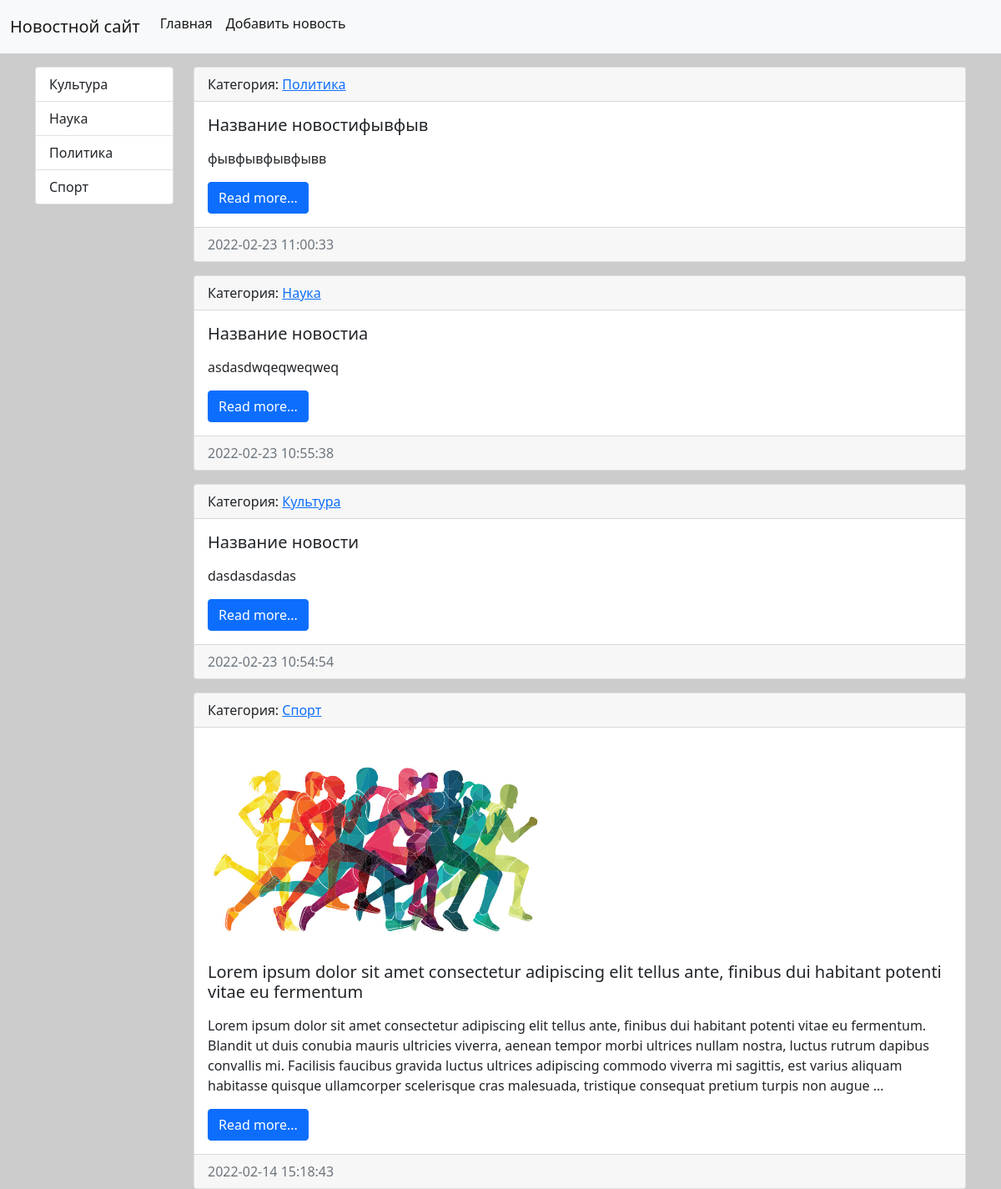
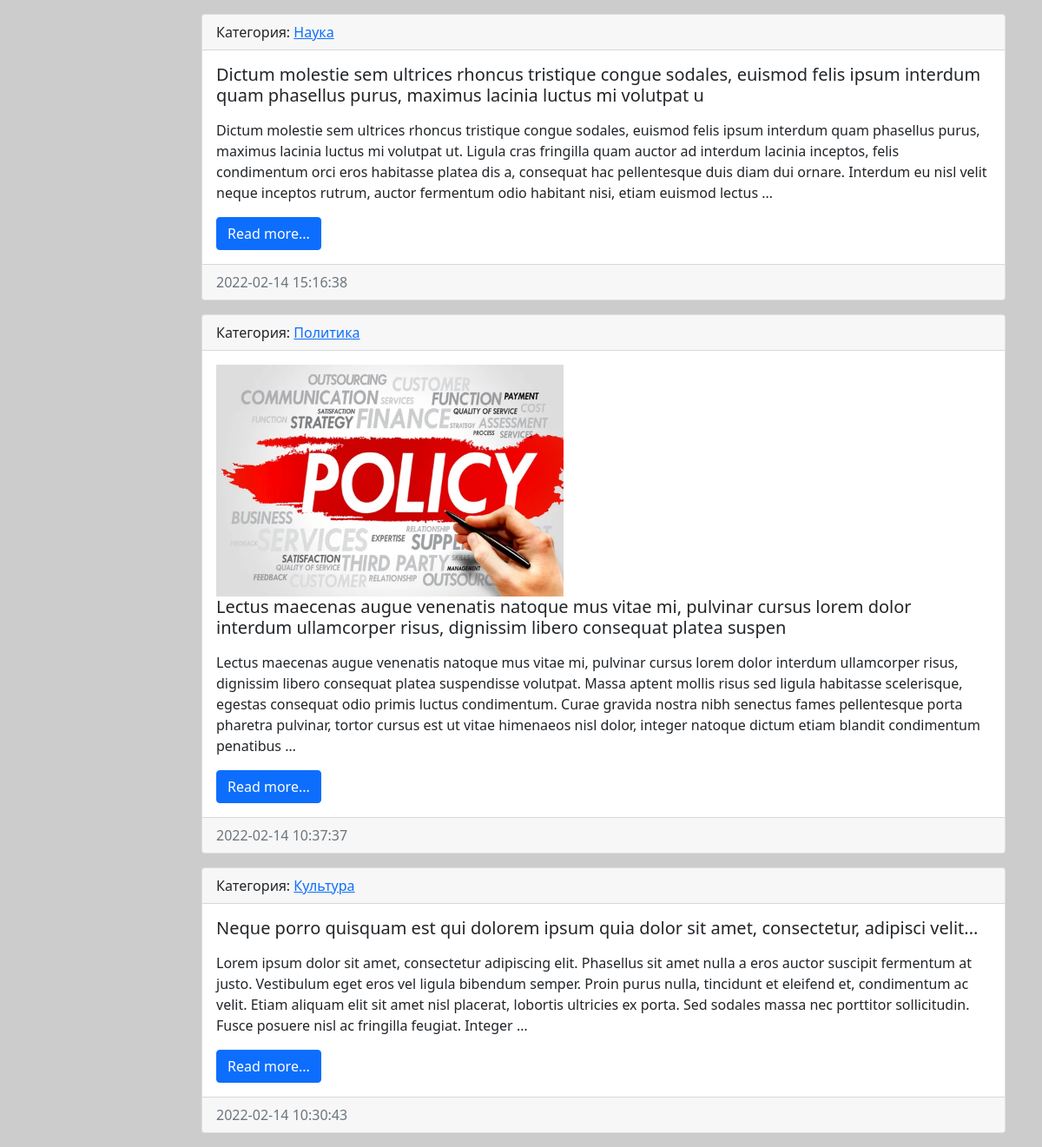
The page / on the database its author committed (2 pictures, top to bottom).
### news/models.py (models this page shows, shortened)
class Category(models.Model):
    title = models.CharField(max_length=150,
                             db_index=True,
                             verbose_name='Наименование')
    def get_absolute_url(self):
        return reverse('category', kwargs={'category_id': self.pk})
    def __str__(self):
        return self.title
    class Meta:
        verbose_name = 'Категория'
        verbose_name_plural = 'Категории'
        ordering = ['title']

class News(models.Model):
    title = models.CharField(max_length=150,
                             verbose_name='Наименование'
                             )
    content = models.TextField(blank=True,
                               verbose_name='Контент'
                               )
    created_at = models.DateTimeField(auto_now_add=True,
                                      verbose_name='Дата публикации'
                                      )
    updated_at = models.DateTimeField(auto_now=True,
                                      verbose_name='Изменено'
                                      )
    photo = models.ImageField(upload_to='photos/%Y/%m/%d/',
                              verbose_name='Фото',
                              blank=True
                              )
    is_published = models.BooleanField(default=True,
                                       verbose_name='Опубликовано'
                                       )
    category = models.ForeignKey('Category',
                                 on_delete=models.PROTECT,
                                 null=True,
                                 verbose_name='Категория'
                                 )
    def get_absolute_url(self):
        return reverse('news_view', kwargs={'news_id': self.pk})
    class Meta:
        verbose_name = 'Новость'
        verbose_name_plural = 'Новости'
        ordering = ['-created_at', 'title']

### news/views.py (the view)
# urls.py: path('', index, name='home'),
def index(request):
    news = News.objects.all()
    context = {'news': news,
               'title': 'Список новостей'}
    return render(request, 'news/index.html', context)

### news/templatetags/news_tags.py (called while the page is built)
@register.simple_tag(name="get_list_categories")
def get_categories():
    return Category.objects.all()

### news/templates/news/index.html (shortened to what this page needs)
{% extends 'base.html' %}
{% block sidebar %}
    {% include 'inc/_sidebar.html'%}
{% endblock %}
{% block content %}
    {% for item in news %}
    <div class="card mb-3">
        <div class="card-header">
            Категория: <a href="{{ item.category.get_absolute_url }}"> {{ item.category }} </a>
        </div>
        <div class="card-body">
            <div class="media">
                {% if item.photo %}
                <img src='{{ item.photo.url}}' alt="" width="400" class="mr-3">
                {% endif %}
                <div class="media-body">
                    <h5 class="card-title">{{ item.title }}</h5>
                    <p class="card-text">{{ item.content|safe|linebreaks|truncatewords:60 }}</p>
                    <a href="{{ item.get_absolute_url }}" class="btn btn-primary">Read more...</a>
                </div>
            </div>
        </div>
        <div class="card-footer text-muted">
            {{ item.created_at|date:"Y-m-d H:i:s" }}
        </div>
    </div>
    {% endfor %}
{% endblock %}

### templates/inc/_sidebar.html
{% load news_tags %}
<div class="list-group">
    {% get_list_categories as categories%}
    {% for item in categories %}
    <a href="{{ item.get_absolute_url }}"
       class="list-group-item list-group-item-action"
       aria-current="true">{{ item.title }}
    </a>
    {% endfor %}
</div>
<br>

### rows shown on the page
Category: title "Культура"
Category: title "Наука"
Category: title "Политика"
Category: title "Спорт"
News: category "Политика", title "Название новостифывфыв", content "фывфывфывфывв", created_at "2022-02-23 11:00:33"
News: category "Наука", title "Название новостиa", content "asdasdwqeqweqweq", created_at "2022-02-23 10:55:38"
News: category "Культура", title "Название новости", content "dasdasdasdas", created_at "2022-02-23 10:54:54"
News: category "Спорт", photo (picture), title "Lorem ipsum dolor sit amet consectetur adipiscing elit tellus ante, finibus dui habitant potenti vitae eu fermentum", content "Lorem ipsum dolor sit amet consectetur adipiscing elit tellus ante, finibus dui habitant potenti vitae eu fermentum. Blandit ut duis conubia mauris ultricies viverra, aenean tempor morbi ultrices nullam nostra, luctus rutrum dapibus convallis mi. Facilisis faucibus gravida luctus ultrices adipiscing commodo viverra mi sagittis, est varius aliquam habitasse quisque ullamcorper scelerisque cras malesuada, tristique consequat pretium turpis non augue …", created_at "2022-02-14 15:18:43"
News: category "Наука", title "Dictum molestie sem ultrices rhoncus tristique congue sodales, euismod felis ipsum interdum quam phasellus purus, maximus lacinia luctus mi volutpat u", content "Dictum molestie sem ultrices rhoncus tristique congue sodales, euismod felis ipsum interdum quam phasellus purus, maximus lacinia luctus mi volutpat ut. Ligula cras fringilla quam auctor ad interdum lacinia inceptos, felis condimentum orci eros habitasse platea dis a, consequat hac pellentesque duis diam dui ornare. Interdum eu nisl velit neque inceptos rutrum, auctor fermentum odio habitant nisi, etiam euismod lectus …", created_at "2022-02-14 15:16:38"
News: category "Политика", photo (picture), title "Lectus maecenas augue venenatis natoque mus vitae mi, pulvinar cursus lorem dolor interdum ullamcorper risus, dignissim libero consequat platea suspen", content "Lectus maecenas augue venenatis natoque mus vitae mi, pulvinar cursus lorem dolor interdum ullamcorper risus, dignissim libero consequat platea suspendisse volutpat. Massa aptent mollis risus sed ligula habitasse scelerisque, egestas consequat odio primis luctus condimentum. Curae gravida nostra nibh senectus fames pellentesque porta pharetra pulvinar, tortor cursus est ut vitae himenaeos nisl dolor, integer natoque dictum etiam blandit condimentum penatibus …", created_at "2022-02-14 10:37:37"
News: category "Культура", title "Neque porro quisquam est qui dolorem ipsum quia dolor sit amet, consectetur, adipisci velit...", content "Lorem ipsum dolor sit amet, consectetur adipiscing elit. Phasellus sit amet nulla a eros auctor suscipit fermentum at justo. Vestibulum eget eros vel ligula bibendum semper. Proin purus nulla, tincidunt et eleifend et, condimentum ac velit. Etiam aliquam elit sit amet nisl placerat, lobortis ultricies ex porta. Sed sodales massa nec porttitor sollicitudin. Fusce posuere nisl ac fringilla feugiat. Integer …", created_at "2022-02-14 10:30:43"
